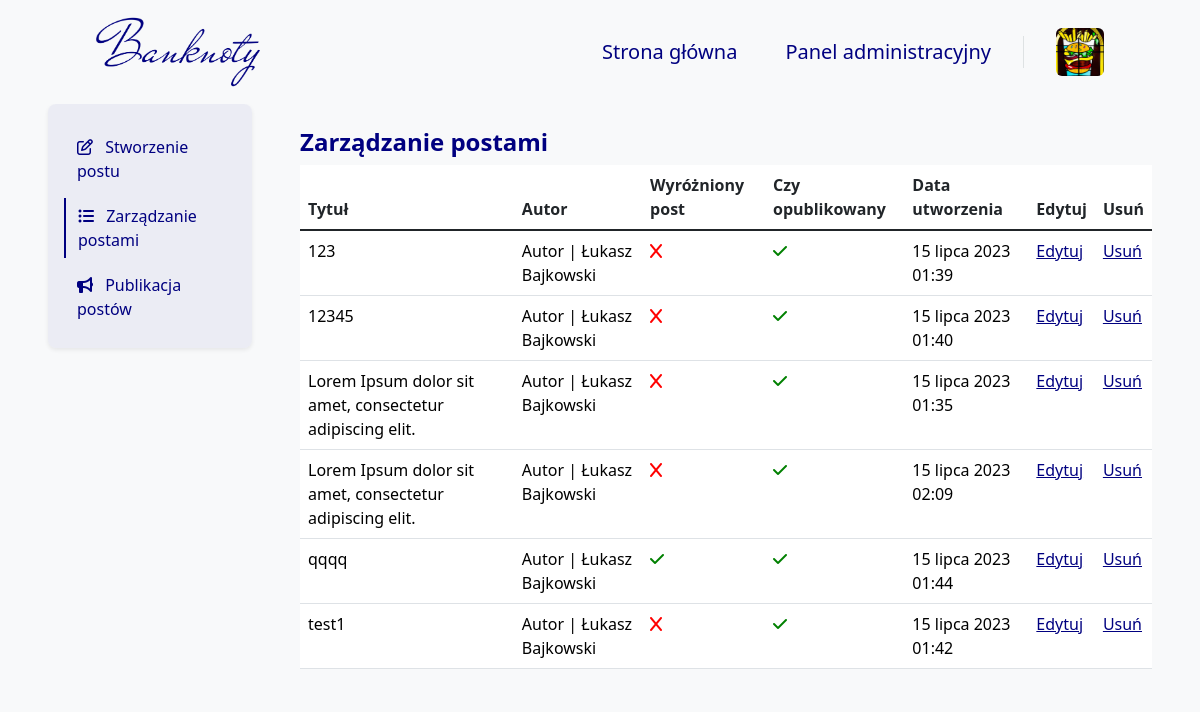
The app's page /article/AdminPanel/ (signed in) with its own data.
### blog/models.py (models this page shows, shortened)
class Author(models.Model):
    user = models.OneToOneField(User, on_delete=models.CASCADE, verbose_name="Użytkownik")
    bio = models.TextField(
        validators=[validate_bio],
        verbose_name="O autorze", help_text="Krótka informacja o autorze, maksymalnie 512 znaków.")
    profile_pic = models.ImageField(
        null=False, blank=False,
        upload_to="images/profile/",
        verbose_name="Zdjęcie profilowe")
    author_quote = models.TextField(null=False,
                                    blank=False,
                                    validators=[validate_author_quote],
                                    verbose_name='Cytat autora',
                                    help_text="Krótkie motto autora, maksymalnie 128 znaków.")
    author_function = models.TextField(null=False,
                                       blank=False,
                                       validators=[validate_author_function],
                                       verbose_name='Stanowisko autora',
                                       help_text="Nazwa funkcji jaką pełni autor.")
    author_url = models.URLField(null=True, blank=True, verbose_name="URL do strony użytkowanika")
    pinterest_url = models.URLField(
        validators=[validate_pinterest],
        null=True, blank=True, verbose_name="URL do Pinteresta")
    facebook_url = models.URLField(
        validators=[validate_facebook],
        null=True, blank=True, verbose_name="URL do Facebooka")
    twitter_url = models.URLField(
        validators=[validate_twitter],
        null=True, blank=True, verbose_name="URL do Twittera")
    instagram_url = models.URLField(
        validators=[validate_instagram],
        null=True, blank=True, verbose_name="URL do Instagrama")
    def __str__(self):
        if str(self.user.first_name) and str(self.user.last_name):
            return "Autor | " + str(self.user.first_name) + " " + str(self.user.last_name)
        else:
            return "Autor | " + str(self.user).capitalize()
    def is_profile_pic(self):
        if self.profile_pic:
            return True
        else:
            return False
    is_profile_pic.boolean = True
    is_profile_pic.short_description = 'Profile picture'
    def is_author_url(self):
        if self.author_url:
            return True
        else:
            return False
    is_author_url.boolean = True
    is_author_url.short_description = 'Author page'
    def is_pinterest_url(self):
        if self.pinterest_url:
            return True
        else:
            return False
    is_pinterest_url.boolean = True
    is_pinterest_url.short_description = 'Pinterest page'
    def is_twitter_url(self):
        if self.twitter_url:
            return True
        else:
            return False
    is_twitter_url.boolean = True
    is_twitter_url.short_description = 'Twitter page'
    def is_facebook_url(self):
        if self.facebook_url:
            return True
        else:
            return False
    is_facebook_url.boolean = True
    is_facebook_url.short_description = 'Facebook page'
    def is_instagram_url(self):
        if self.instagram_url:
            return True
        else:
            return False
    is_instagram_url.boolean = True
    is_instagram_url.short_description = 'Instagram page'

class Blog(models.Model):
    title = models.TextField(validators=[validate_title], verbose_name="Tytuł")
    content = RichTextField(verbose_name="Treść")
    introduction = models.TextField(validators=[validate_introduction], verbose_name="Wstęp", null=True)
    background = models.ImageField(
        null=False,
        blank=False,
        upload_to="images/post/",
        verbose_name="Tło wpisu")
    date_posted = models.DateTimeField(auto_now_add=True, verbose_name="Data publikacji")
    date_edited = models.DateTimeField(auto_now=True, verbose_name="Data ostatniej edycji")
    author = models.ForeignKey(Author, on_delete=models.CASCADE, verbose_name="Autor")
    favorite = models.BooleanField(null=False, blank=False, default=False, verbose_name='Czy wyróżnić post?')
    category = models.ManyToManyField(Category, max_length=256, blank=False, verbose_name="Kategorie",
                                      help_text="Wyświetlą się maksymalnie trzy kategorie")
    publiction_status = models.BooleanField(null=False, blank=False, default=False, verbose_name="Czy opublikować post?")
    def is_backgroud(self):
        if self.background:
            return True
        else:
            return False
    is_backgroud.boolean = True
    is_backgroud.short_description = 'Background picture'
    def is_publiction_status(self):
        if self.publiction_status:
            return True
        else:
            return False
    is_publiction_status.boolean = True
    is_publiction_status.short_description = 'Publication status'

### blog/views_admin/content/post/post_views.py (the view)
# urls.py: path('article/AdminPanel/', post_manage_admin_panel_view, name='post_admin_panel'),
@superuser_required
def post_manage_admin_panel_view(request):
    post = Blog.objects.all().order_by('title')
    context = get_paginated_context(request, post, 10)
    return render(
        request,
        'AdminTemplates/Content/Post/PostManageAdmin.html',
        context
    )

### blog/views.py (called while the page is built)
def get_paginated_context(request, queryset, items_per_page=10):
    paginator = Paginator(queryset, items_per_page)
    page_number = request.GET.get('page')
    page_obj = paginator.get_page(page_number)
    context = {
        'page_obj': page_obj,
    }
    return context

### templates/AdminTemplates/Content/Post/PostManageAdmin.html (shortened to what this page needs)
{% extends 'base.html' %}
{% block navbar %}
    {% include 'Navbar/NavbarAdmin.html' %}
{% endblock %}
{% block content %}
    <div class="container-fluid">
        <div class="row">
            <div class="col-12 col-lg-3 px-5 px-lg-5 mx-auto bg-body-tertiary">
                {% include 'AdminTemplates/Content/Post/Elements/Navigation.html' %}
            </div>
            <div class="col-12 col-lg-9 px-5 px-lg-0 pe-lg-5 pt-4 pt-lg-3 mx-auto bg-body-tertiary mt-2">
                <h4 class="mb-0 pb-2 fw-bold text-navy">
                    Zarządzanie postami
                </h4>
                {% include 'AdminTemplates/Content/Post/Elements/Table/Post.html' %}
            </div>
        </div>
    </div>
{% endblock %}

### templates/Navbar/Elements/DropdownUserSmallScreen.html
<a class="ms-4 nav-user" role="button" data-bs-toggle="dropdown" data-bs-auto-close="outside"
   aria-expanded="false">
    {% if user.author %}
        <img class="card-photo rounded nav-user-img" src="{{ user.author.profile_pic.url }}" alt="">
    {% else %}
        <img class="card-photo rounded nav-user-img" src="{{ user.user.profile_pic.url }}" alt="">
    {% endif %}
</a>

### templates/AdminTemplates/Content/Post/Elements/Table/Post.html
<div class="table-responsive">
    <table class="table table-hover">
        <thead>
        <tr>
            <th scope="col">Tytuł</th>
            <th scope="col">Autor</th>
            <th scope="col">Wyróżniony post</th>
            <th scope="col">Czy opublikowany</th>
            <th scope="col">Data utworzenia</th>
            <th scope="col">Edytuj</th>
            <th scope="col">Usuń</th>
        </tr>
        </thead>
        <tbody class="table-group-divider">
        {% for blog in page_obj %}
            <tr>
                <td>
                    <a class="admin_panel_link" href="{% url 'post_detail_admin_panel' blog.pk %}">
                        {{ blog.title }}
                    </a>
                </td>
                <td>
                    <a class="admin_panel_link" href="{% url 'post_detail_admin_panel' blog.pk %}">
                        {{ blog.author }}
                    </a>
                </td>
                <td>
                    <a class="admin_panel_link" href="{% url 'post_detail_admin_panel' blog.pk %}">
                        {% if blog.favorite %}
                            <i class="fa-solid fa-check"></i>
                        {% else %}
                            <i class="fa-solid fa-x"></i>
                        {% endif %}
                    </a>
                </td>
                <td>
                    <a class="admin_panel_link" href="{% url 'post_detail_admin_panel' blog.pk %}">
                        {% if blog.publiction_status %}
                            <i class="fa-solid fa-check"></i>
                        {% else %}
                            <i class="fa-solid fa-x"></i>
                        {% endif %}
                    </a>
                </td>
                <td>
                    <a class="admin_panel_link" href="{% url 'post_detail_admin_panel' blog.pk %}">
                        {{ blog.date_posted }}
                    </a>
                </td>
                <td>
                    <a class="admin_panel_edit_link" href="{% url 'post_edit_admin_panel' blog.pk %}">
                        Edytuj
                    </a>
                </td>
                <td>
                    <a class="admin_panel_edit_link" href="{% url 'post_delete_admin_panel' blog.pk %}">
                        Usuń
                    </a>
                </td>
            </tr>
        {% endfor %}
        </tbody>
    </table>
</div>

### blog/static/css/style.css (style rules this page uses)
.card-photo { aspect-ratio: 1/1 !important; width: 100%; max-height: 400px; object-fit: cover; object-position: center; }
::placeholder { color: navy !important; opacity: 1; }
.fa-x { min-width: 16px; min-height: 16px; color: red; transition: color 0.5s ease; }
.fa-check { min-width: 16px; min-height: 16px; color: green; }
.admin_panel_link:link { text-decoration: none !important; color: black; }
.admin_panel_edit_link { color: navy; }

### blog/static/css/Authors.css (style rules this page uses)
.text-navy { color: navy; }

### blog/static/css/Author.css (style rules this page uses)
.text-navy { color: navy; }

### blog/static/css/Navbar.css (style rules this page uses)
.nav-user { line-height: 32px; }
.nav-user-img { height: 48px; width: 48px; }

### records on screen
Blog: title "123", author "Autor | Łukasz Bajkowski", favorite False (drawn), publiction_status True (drawn), date_posted "15 lipca 2023 01:39"
Blog: title "12345", author "Autor | Łukasz Bajkowski", favorite False (drawn), publiction_status True (drawn), date_posted "15 lipca 2023 01:40"
Blog: title "Lorem Ipsum dolor sit amet, consectetur adipiscing elit.", author "Autor | Łukasz Bajkowski", favorite False (drawn), publiction_status True (drawn), date_posted "15 lipca 2023 01:35"
Blog: title "Lorem Ipsum dolor sit amet, consectetur adipiscing elit.", author "Autor | Łukasz Bajkowski", favorite False (drawn), publiction_status True (drawn), date_posted "15 lipca 2023 02:09"
Blog: title "qqqq", author "Autor | Łukasz Bajkowski", favorite True (drawn), publiction_status True (drawn), date_posted "15 lipca 2023 01:44"
Blog: title "test1", author "Autor | Łukasz Bajkowski", favorite False (drawn), publiction_status True (drawn), date_posted "15 lipca 2023 01:42"
